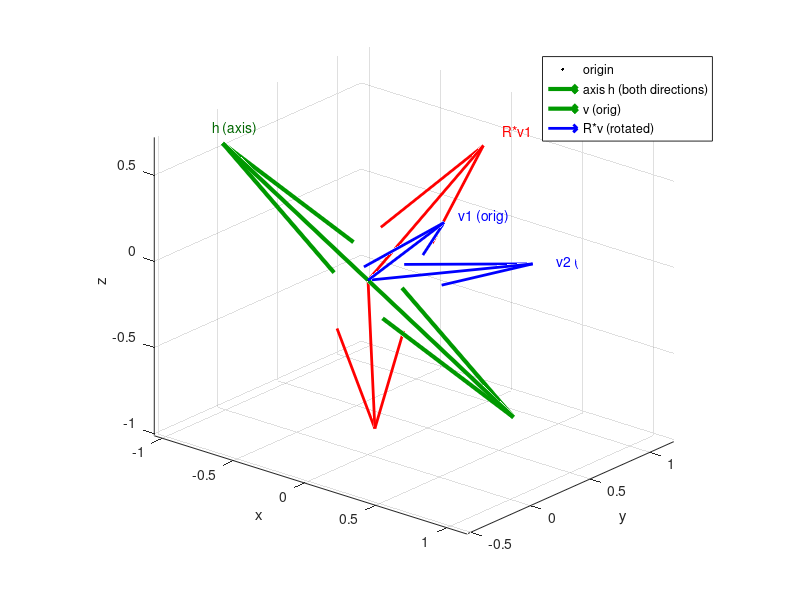

Write the MATLAB code that produced this figure.
% visualize_rotation.m
% Visualize rotation R, axis h and effect on sample vectors

% Given matrix (your example)
M = [4 -4 -7; 8 1 4; -1 -8 4];
R = M/9;

% Compute axis (eigenvector for lambda=1) and normalize
h_raw = null(R - eye(3));
h = h_raw(:,1);
h = h / norm(h);

% Compute angle (two ways)
S = (R - R.')/2;
v_vex = [S(3,2); S(1,3); S(2,1)];      % vex(S)
sin_theta = dot(h, v_vex);            % projection -> sin(theta)
theta_from_v = asin(max(min(sin_theta,1),-1));    % clamp for numeric issues
theta_from_trace = acos((trace(R)-1)/2);          % alternative

fprintf('h (unit) = [%g, %g, %g]\\n', h(1), h(2), h(3));
fprintf('theta (from vex) = %g rad = %g deg\\n', theta_from_v, rad2deg(theta_from_v));
fprintf('theta (from trace) = %g rad = %g deg\\n', theta_from_trace, rad2deg(theta_from_trace));

% Sample vectors (one orthogonal to h, one arbitrary)
% Ensure v1 is orthogonal to h: pick any vector not parallel then remove component along h
u = [1;0;0];
if abs(dot(u,h)) > 0.9, u = [0;1;0]; end
v1 = u - (dot(u,h))*h;       % make orthogonal
v1 = v1 / norm(v1);
v2 = [0.2; 0.7; -0.1];       % arbitrary direction
v2 = v2 / norm(v2);         % normalize for plotting

% Rotated vectors
Rv1 = R * v1;
Rv2 = R * v2;

% Long arrows for visibility
L = 1.2;

figure('Color','w'); hold on; grid on; axis equal;
xlabel('x'); ylabel('y'); zlabel('z');
view(40,22);

% Plot origin
plot3(0,0,0,'k.');

% Plot axis h (both directions) as a line and arrows
quiver3(0,0,0, L*h(1), L*h(2), L*h(3), 'LineWidth',3, 'MaxHeadSize',0.5, 'Color',[0 0.6 0]);
quiver3(0,0,0, -L*h(1), -L*h(2), -L*h(3), 'LineWidth',3, 'MaxHeadSize',0.5, 'Color',[0 0.6 0]);
text(L*h(1), L*h(2), L*h(3), '  h (axis)', 'Color',[0 0.4 0]);

% Plot original vectors (blue)
quiver3(0,0,0, L*v1(1), L*v1(2), L*v1(3), 'b', 'LineWidth',2, 'MaxHeadSize',0.4);
text(L*v1(1), L*v1(2), L*v1(3), '  v1 (orig)', 'Color','b');
quiver3(0,0,0, L*v2(1), L*v2(2), L*v2(3), 'b', 'LineWidth',2, 'MaxHeadSize',0.4);
text(L*v2(1), L*v2(2), L*v2(3), '  v2 (orig)', 'Color','b');

% Plot rotated vectors (red)
quiver3(0,0,0, L*Rv1(1), L*Rv1(2), L*Rv1(3), 'r', 'LineWidth',2, 'MaxHeadSize',0.4);
text(L*Rv1(1), L*Rv1(2), L*Rv1(3), '  R*v1', 'Color','r');
quiver3(0,0,0, L*Rv2(1), L*Rv2(2), L*Rv2(3), 'r', 'LineWidth',2, 'MaxHeadSize',0.4);
text(L*Rv2(1), L*Rv2(2), L*Rv2(3), '  R*v2', 'Color','r');

% Draw a small legend box
legend({'origin','axis h (both directions)','v (orig)','R*v (rotated)'}, 'Location','best');

% OPTIONAL: animate rotation from 0 to theta (uncomment to run)
%{
nsteps = 60;
for k=1:nsteps
    t = k/nsteps * theta_from_trace;
    Rt = expm(skew(h)*t);   % requires skew function below
    Rv1t = Rt * v1;
    Rv2t = Rt * v2;
    cla;
    plot3(0,0,0,'k.'); hold on; grid on; axis equal;
    quiver3(0,0,0, L*h(1), L*h(2), L*h(3), 'g','LineWidth',3);
    quiver3(0,0,0, L*Rv1t(1), L*Rv1t(2), L*Rv1t(3),'b','LineWidth',2);
    quiver3(0,0,0, L*Rv2t(1), L*Rv2t(2), L*Rv2t(3),'b','LineWidth',2);
    drawnow;
end
%}

% small helper: skew-symmetric matrix
function S = skew(u)
    S = [  0   -u(3)  u(2);
          u(3)   0   -u(1);
         -u(2) u(1)    0 ];
end